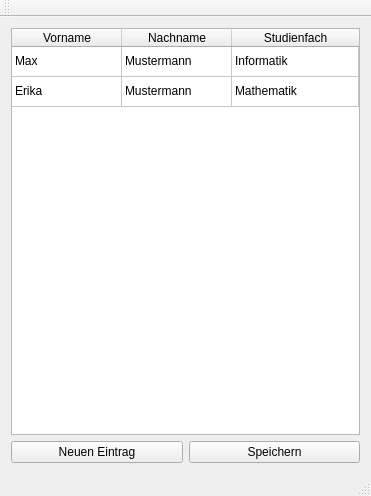
<?xml version="1.0" encoding="UTF-8"?>
<ui version="4.0">
 <class>MainWindow</class>
 <widget class="QMainWindow" name="MainWindow">
  <property name="geometry">
   <rect>
    <x>0</x>
    <y>0</y>
    <width>371</width>
    <height>496</height>
   </rect>
  </property>
  <property name="windowTitle">
   <string>MainWindow</string>
  </property>
  <widget class="QWidget" name="centralWidget">
   <property name="enabled">
    <bool>true</bool>
   </property>
   <layout class="QGridLayout" name="gridLayout_2">
    <item row="2" column="0">
     <widget class="QTableWidget" name="studentsTable">
      <property name="editTriggers">
       <set>QAbstractItemView::AnyKeyPressed|QAbstractItemView::DoubleClicked|QAbstractItemView::EditKeyPressed</set>
      </property>
      <property name="gridStyle">
       <enum>Qt::SolidLine</enum>
      </property>
      <attribute name="horizontalHeaderVisible">
       <bool>true</bool>
      </attribute>
      <attribute name="horizontalHeaderDefaultSectionSize">
       <number>110</number>
      </attribute>
      <attribute name="horizontalHeaderStretchLastSection">
       <bool>true</bool>
      </attribute>
      <attribute name="verticalHeaderVisible">
       <bool>false</bool>
      </attribute>
      <attribute name="verticalHeaderCascadingSectionResizes">
       <bool>false</bool>
      </attribute>
      <row>
       <property name="text">
        <string>0</string>
       </property>
      </row>
      <row>
       <property name="text">
        <string>1</string>
       </property>
      </row>
      <column>
       <property name="text">
        <string>Vorname</string>
       </property>
      </column>
      <column>
       <property name="text">
        <string>Nachname</string>
       </property>
      </column>
      <column>
       <property name="text">
        <string>Studienfach</string>
       </property>
      </column>
      <item row="0" column="0">
       <property name="text">
        <string>Max</string>
       </property>
      </item>
      <item row="0" column="1">
       <property name="text">
        <string>Mustermann</string>
       </property>
      </item>
      <item row="0" column="2">
       <property name="text">
        <string>Informatik</string>
       </property>
      </item>
      <item row="1" column="0">
       <property name="text">
        <string>Erika</string>
       </property>
      </item>
      <item row="1" column="1">
       <property name="text">
        <string>Mustermann</string>
       </property>
      </item>
      <item row="1" column="2">
       <property name="text">
        <string>Mathematik</string>
       </property>
      </item>
     </widget>
    </item>
    <item row="8" column="0" rowspan="2">
     <layout class="QHBoxLayout" name="horizontalLayout_2">
      <item>
       <widget class="QPushButton" name="newEntryButton">
        <property name="text">
         <string>Neuen Eintrag</string>
        </property>
       </widget>
      </item>
      <item>
       <widget class="QPushButton" name="saveButton">
        <property name="text">
         <string>Speichern</string>
        </property>
       </widget>
      </item>
     </layout>
    </item>
   </layout>
  </widget>
  <widget class="QMenuBar" name="menuBar">
   <property name="geometry">
    <rect>
     <x>0</x>
     <y>0</y>
     <width>371</width>
     <height>22</height>
    </rect>
   </property>
  </widget>
  <widget class="QToolBar" name="mainToolBar">
   <attribute name="toolBarArea">
    <enum>TopToolBarArea</enum>
   </attribute>
   <attribute name="toolBarBreak">
    <bool>false</bool>
   </attribute>
  </widget>
  <widget class="QStatusBar" name="statusBar"/>
 </widget>
 <layoutdefault spacing="6" margin="11"/>
 <resources/>
 <connections/>
</ui>
